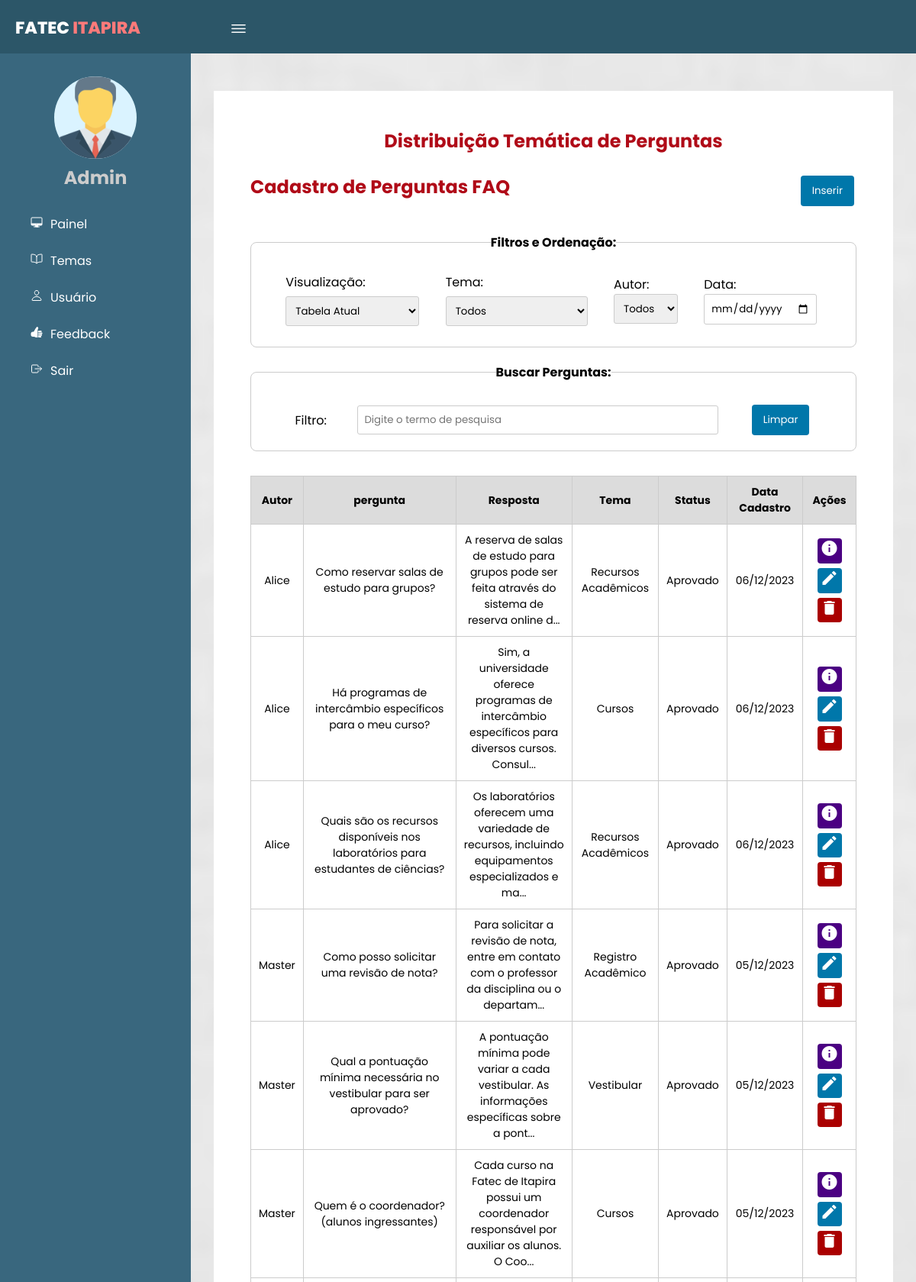
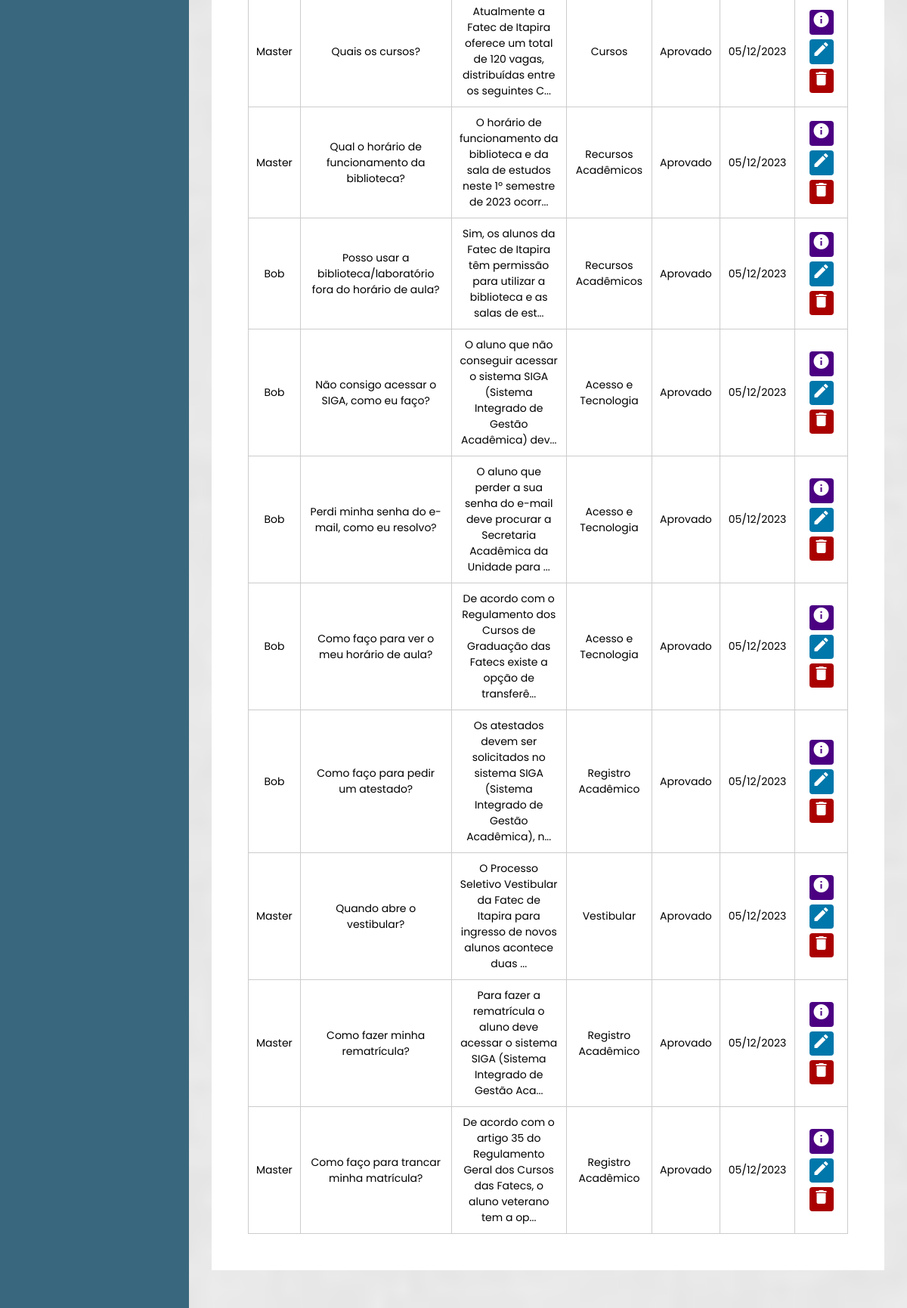
The page /painelAdmin.php (signed in) on the database its author committed (2 pictures, top to bottom).
### tables this page shows
CREATE TABLE `perguntas` (
  `idPerguntas` int(10) UNSIGNED NOT NULL,
  `Usuarios_idUsuarios` int(10) UNSIGNED DEFAULT NULL,
  `temas_idTemas` int(10) UNSIGNED NOT NULL,
  `Autor` varchar(30) DEFAULT NULL,
  `ConteudoPergunta` text NOT NULL,
  `Resposta` text DEFAULT NULL,
  `Status` varchar(50) DEFAULT 'Pendente',
  `DataSubmissao` datetime NOT NULL DEFAULT current_timestamp(),
  `UltimaAtualizacao` datetime DEFAULT NULL,
  `Origem` varchar(30) DEFAULT NULL
);

CREATE TABLE `temas` (
  `idTemas` int(10) UNSIGNED NOT NULL,
  `NomeTema` varchar(50) NOT NULL,
  `descricaoTema` text DEFAULT NULL,
  `dataCadastro` date NOT NULL DEFAULT current_timestamp()
);

### Class/Perguntas.php (called while the page is built, shortened)
<?php
class Perguntas
{
    private $conn;
    public function __construct($conn)
    {
        $this->conn = $conn;
    }
    public function listarPerguntas()
    {
        try {
            $sql = "SELECT perguntas.*, temas.NomeTema FROM perguntas
                LEFT JOIN temas ON perguntas.temas_idTemas = temas.idTemas
                ORDER BY perguntas.DataSubmissao DESC";
            $stmt = $this->conn->query($sql);
            if ($stmt) {
                return $stmt->fetchAll(PDO::FETCH_ASSOC);
            } else {
                throw new Exception("Erro ao executar a consulta SQL");
            }
        } catch (Exception $e) {
            error_log("Erro ao listar usuários: " . $e->getMessage());
            return [];
        }
    }
}
?>

### painelAdmin.php (the view, shortened to what this page needs)
<?php
require_once 'Class/Perguntas.php';
require_once 'conexao.php';
$pergunta = new Perguntas($conn);
$perguntas = $pergunta->listarPerguntas();
?>
<!DOCTYPE html>
<html lang="pt-br">
<head>
    <link rel="stylesheet" href="css/format.css">
</head>
<body page='lista'>
    <header>
        <label for="check">
            <ion-icon name="menu-outline" id="sidebar_btn"></ion-icon>
        </label>
        <div class="left">
            <h3>Fatec <span>Itapira</span></h3>
        </div>
    </header>
    <div class="sidebar">
        <div class="center">
            <img src="icon/manager_icon_129392.png" class="image" alt="">
            <h2>Admin</h2>
        </div>
        <a href="#" onclick="vizualizar('lista', true)"><ion-icon
                name="desktop-outline"></ion-icon><span>Painel</span></a>
        <a href="gerenciarTema.php"><ion-icon name="book-outline"></ion-icon><span>Temas</span></a>
        <a href="gerenciarUsuario.php"><ion-icon name="person-outline"></ion-icon><span>Usuário</span></a>
        <a href="Views/listarVisitante.php"><ion-icon name="thumbs-up"></ion-icon></ion-icon><span>Feedback</span></a>
        <a href="login/sairLogin.php"><ion-icon name="exit-outline"></ion-icon><span>Sair</span></a>
    </div>
    <div class="content">
        <div id='listaRegistros'>
        <div class="grafico">
            <h3 class="titulo_grafico">Distribuição Temática de Perguntas</h3>
        </div>
            <div class="titulo_ask">
                <h1>Cadastro de Perguntas FAQ</h1>
                <a href="Views/cadastrarPergunta.php"><button>Inserir</button></a>
            </div>
            <div class="filtro">
                <form id="filtroForm">
                <fieldset>
                    <legend>Filtros e Ordenação:</legend>
                        <div class="form-row">
                            <label for="visualizacao">Visualização:</label><br>
                            <select id="visualizacao" name="visualizacao">
                                <option value="atual">Tabela Atual</option>
                            </select>
                        </div>
                        <div class="form-row">
                            <label for="ordenarTema">Tema:</label><br>
                            <select id="ordenarTema" name="ordenarTema">
                                <option value="todos">Todos</option>
                            </select>
                        </div>
                        <div class="form-row">
                        <label style="display: inline-block;" for="filtroAutor">
                            Autor: <br>
                            <select id="filtroAutor" name="filtroAutor" class="selecao-autor">
                                <option value="todos">Todos</option>
                            </select>
                        </label>
                        </div>
                        <div class="form-row">
                            <label for="ordenarData">Data: <br>
                                <input type="date" id="ordenarData" name="ordenarData" placeholder="Escolha uma data">
                            </label>
                        </div>
                    </fieldset>
                        <fieldset>
                            <legend>Buscar Perguntas:</legend>
                            <label for="filtroPergunta">Filtro: </label>
                            <input type="text" autofocus id="filtroInput" placeholder="Digite o termo de pesquisa">
                        <button type="button" onclick="limparFiltro()">Limpar</button>
                    </fieldset>
                </form>
            </div>
            <?php if (!empty($perguntas)): ?>
                <table>
                    <thead>
                        <tr>
                            <th>Autor</th>
                            <th>pergunta</th>
                            <th>Resposta</th>
                            <th>Tema</th>
                            <th>Status</th>
                            <th >Data Cadastro</th>
                            <th>Ações</th>
                        </tr>
                    </thead>
                    <?php foreach ($perguntas as $lista): ?>
                        <tr>
                            <td><?php echo $lista['Autor'] ?></td>
                            <td><?php echo $lista['ConteudoPergunta'] ?></td>
                            <td class="resposta-col">
                                <?php echo nl2br(substr($lista['Resposta'], 0, 95) . (strlen($lista['Resposta']) > 95 ? '...' : '')); ?>
                            </td>
                            <td><?php echo $lista['NomeTema']; ?></td>
                            <td><?php echo $lista['Status'] ?></td>
                            <td class="data-col"><?php echo date('d/m/Y', strtotime($lista['DataSubmissao'])); ?></td>
                            <td>
                                <a href="#" class="detalhes-btn" data-id="<?php echo $lista['idPerguntas']; ?>" title="Detalhes">
                                    <i style="background: indigo;" class="edit material-icons">info</i>
                                </a>
                                <a href="Views/editarPergunta.php?id=<?php echo $lista['idPerguntas']; ?>" title="Editar">
                                    <i class=" edit material-icons">edit</i>
                                </a>
                                <button type="button" class="excluir-btn" data-id="<?php echo $lista['idPerguntas']; ?>" title="Excluir">
                                    <i class="material-icons">delete</i>
                                </button>
                            </td>
                        </tr>
                    <?php endforeach; ?>
                </table>
            <?php else: ?>
                <p>Nenhuma pergunta cadastrada.</p>
            <?php endif; ?>
        </div>
    </body>
</html>

### css/format.css (style rules this page uses)
* { margin: 0; padding: 0; font-family: "Poppins", sans-serif; }
body { background-color: #e9e9e9; }
header { position: fixed; background: #2c5668; padding: 20px; width: 100%; height: 30px; z-index: 5; }
.left h3 { color: #fff; margin: 0; text-transform: uppercase; font-size: 22px; font-weight: 800; }
.left span { color: #ff7a7a; }
.sidebar { position: fixed; width: 250px; height: 100%; margin-top: 70px; padding-top: 30px; left: 0; background: #39677e; transition: 0.5s; transition-property: left; -webkit-transition: 0.5s; -moz-transition: 0.5s; -ms-transition: 0.5s; -o-transition: 0.5s; }
.sidebar .image { width: 108px; height: 108px; border-radius: 100px; -webkit-border-radius: 100px; -moz-border-radius: 100px; -ms-border-radius: 100px; -o-border-radius: 100px; background-color: #daf3ff; }
.sidebar h2 { color: #ccc; margin-top: 0; margin-bottom: 20px; }
.sidebar a { color: #fff; display: block; width: 100%; line-height: 48px; text-decoration: none; padding-left: 40px; box-sizing: border-box; transition: 0.5s; transition-property: background; }
.sidebar .center { text-align: center; }
.sidebar ion-icon { padding-right: 10px; }
label #sidebar_btn { z-index: 1; position: fixed; left: 300px; color: #fff; font-size: 25px; margin: 5px 0; cursor: pointer; transition: 0.5s; transition-property: color; }
.content { background: url(../img/bg.png) no-repeat; background-size: cover; background-position: center; transition: 0.5s; position: relative; margin-left: 250px; top: 69px; z-index: 1; overflow: hidden; }
div#listaRegistros { background: white; padding: 3rem; margin: 50px 30px; }
#listaRegistros { display: flex; align-items: center; justify-content: center; flex-direction: column; }
body[page="lista"] #listaRegistros { display: block; }
a { text-decoration: none; }
#listaRegistros .filtro { margin: 4vh auto; }
table { width: 100%; border-collapse: collapse; }
thead { background: gainsboro; }
table th, table td { text-align: center; font-size: 14px; padding: 10px; border: solid 1px #ccc; }
button { border: none; border-radius: 4px; cursor: pointer; background-color: #07a; color: #fff; margin: 3px; padding: 10px 15px; -webkit-border-radius: 4px; -moz-border-radius: 4px; -ms-border-radius: 4px; -o-border-radius: 4px; }
button.excluir-btn { background-color: #a00; padding: 1px 4px; }
i.edit.material-icons { background: #0077aa; color: white; padding: 1px 4px 7.6px 4px; border-radius: 4px; margin: 3px; }
input { border: solid 1px #ccc; border-radius: 4px; padding: 10px; }
.titulo_ask { display: flex; justify-content: space-between; margin-block-start: 25px; }
.titulo_ask h1 { color: #b00b18; font-size: 24px; }
.resposta-col { max-width: 500px; overflow: hidden; text-overflow: ellipsis; }
.titulo_grafico { display: inline-block; text-align: center; color: #b00b18; font-size: 24px; }
.grafico { display: grid; align-content: center; justify-content: center; }
fieldset { max-width: 100%; margin: 20px 0; padding: 17px; border: 1px solid #ccc; border-radius: 8px; text-align: center; display: flex; flex-wrap: wrap; justify-content: space-evenly; align-items: center; }
.form-row { display: grid; grid-template-columns: max-content 1fr; align-items: center; gap: 6px; margin-bottom: 10px; margin-inline-start: 0px; }
label, select, input { text-align: left; vertical-align: middle; white-space: nowrap; }
select, input { padding: 8px; border: 1px solid #ccc; border-radius: 3px; }
input#filtroInput { outline-color: #b00b1880; }
legend { font-weight: bold; margin-bottom: 10px; }
#filtroInput { width: 60%; }

### rows shown on the page
perguntas: Autor "Alice", ConteudoPergunta "Como reservar salas de estudo para grupos?", Resposta "A reserva de salas de estudo para grupos pode ser feita através do sistema de reserva online d...", temas_idTemas.NomeTema "Recursos Acadêmicos", Status "Aprovado", DataSubmissao "06/12/2023"
perguntas: Autor "Alice", ConteudoPergunta "Há programas de intercâmbio específicos para o meu curso?", Resposta "Sim, a universidade oferece programas de intercâmbio específicos para diversos cursos. Consul...", temas_idTemas.NomeTema "Cursos", Status "Aprovado", DataSubmissao "06/12/2023"
perguntas: Autor "Alice", ConteudoPergunta "Quais são os recursos disponíveis nos laboratórios para estudantes de ciências?", Resposta "Os laboratórios oferecem uma variedade de recursos, incluindo equipamentos especializados e ma...", temas_idTemas.NomeTema "Recursos Acadêmicos", Status "Aprovado", DataSubmissao "06/12/2023"
perguntas: Autor "Master", ConteudoPergunta "Como posso solicitar uma revisão de nota?", Resposta "Para solicitar a revisão de nota, entre em contato com o professor da disciplina ou o departam...", temas_idTemas.NomeTema "Registro Acadêmico", Status "Aprovado", DataSubmissao "05/12/2023"
perguntas: Autor "Master", ConteudoPergunta "Qual a pontuação mínima necessária no vestibular para ser aprovado?", Resposta "A pontuação mínima pode variar a cada vestibular. As informações específicas sobre a pont...", temas_idTemas.NomeTema "Vestibular", Status "Aprovado", DataSubmissao "05/12/2023"
perguntas: Autor "Master", ConteudoPergunta "Quem é o coordenador? (alunos ingressantes)", Resposta "Cada curso na Fatec de Itapira possui um coordenador responsável por auxiliar os alunos. O Coo...", temas_idTemas.NomeTema "Cursos", Status "Aprovado", DataSubmissao "05/12/2023"
perguntas: Autor "Master", ConteudoPergunta "Quais os cursos?", Resposta "Atualmente a Fatec de Itapira oferece um total de 120 vagas, distribuídas entre os seguintes C...", temas_idTemas.NomeTema "Cursos", Status "Aprovado", DataSubmissao "05/12/2023"
perguntas: Autor "Master", ConteudoPergunta "Qual o horário de funcionamento da biblioteca?", Resposta "O horário de funcionamento da biblioteca e da sala de estudos neste 1º semestre de 2023 ocorr...", temas_idTemas.NomeTema "Recursos Acadêmicos", Status "Aprovado", DataSubmissao "05/12/2023"
perguntas: Autor "Bob", ConteudoPergunta "Posso usar a biblioteca/laboratório fora do horário de aula?", Resposta "Sim, os alunos da Fatec de Itapira têm permissão para utilizar a biblioteca e as salas de est...", temas_idTemas.NomeTema "Recursos Acadêmicos", Status "Aprovado", DataSubmissao "05/12/2023"
perguntas: Autor "Bob", ConteudoPergunta "Não consigo acessar o SIGA, como eu faço?", Resposta "O aluno que não conseguir acessar o sistema SIGA (Sistema Integrado de Gestão Acadêmica) dev...", temas_idTemas.NomeTema "Acesso e Tecnologia", Status "Aprovado", DataSubmissao "05/12/2023"
perguntas: Autor "Bob", ConteudoPergunta "Perdi minha senha do e-mail, como eu resolvo?", Resposta "O aluno que perder a sua senha do e-mail deve procurar a Secretaria Acadêmica da Unidade para ...", temas_idTemas.NomeTema "Acesso e Tecnologia", Status "Aprovado", DataSubmissao "05/12/2023"
perguntas: Autor "Bob", ConteudoPergunta "Como faço para ver o meu horário de aula?", Resposta "De acordo com o Regulamento dos Cursos de Graduação das Fatecs existe a opção de transferê...", temas_idTemas.NomeTema "Acesso e Tecnologia", Status "Aprovado", DataSubmissao "05/12/2023"
perguntas: Autor "Bob", ConteudoPergunta "Como faço para pedir um atestado?", Resposta "Os atestados devem ser solicitados no sistema SIGA (Sistema Integrado de Gestão Acadêmica), n...", temas_idTemas.NomeTema "Registro Acadêmico", Status "Aprovado", DataSubmissao "05/12/2023"
perguntas: Autor "Master", ConteudoPergunta "Quando abre o vestibular?", Resposta "O Processo Seletivo Vestibular da Fatec de Itapira para ingresso de novos alunos acontece duas ...", temas_idTemas.NomeTema "Vestibular", Status "Aprovado", DataSubmissao "05/12/2023"
perguntas: Autor "Master", ConteudoPergunta "Como fazer minha rematrícula?", Resposta "Para fazer a rematrícula o aluno deve acessar o sistema SIGA (Sistema Integrado de Gestão Aca...", temas_idTemas.NomeTema "Registro Acadêmico", Status "Aprovado", DataSubmissao "05/12/2023"
perguntas: Autor "Master", ConteudoPergunta "Como faço para trancar minha matrícula?", Resposta "De acordo com o artigo 35 do Regulamento Geral dos Cursos das Fatecs, o aluno veterano tem a op...", temas_idTemas.NomeTema "Registro Acadêmico", Status "Aprovado", DataSubmissao "05/12/2023"
